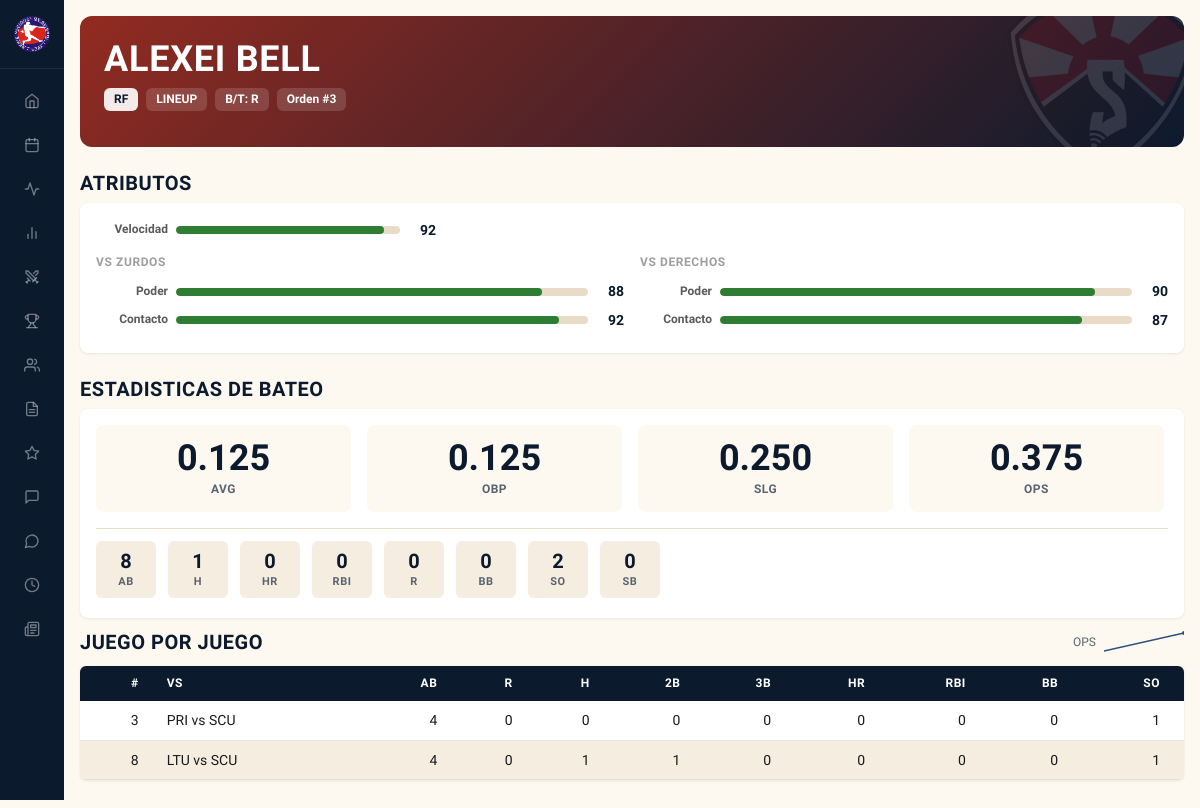
/player/99, run on an earlier commit of the app's database.
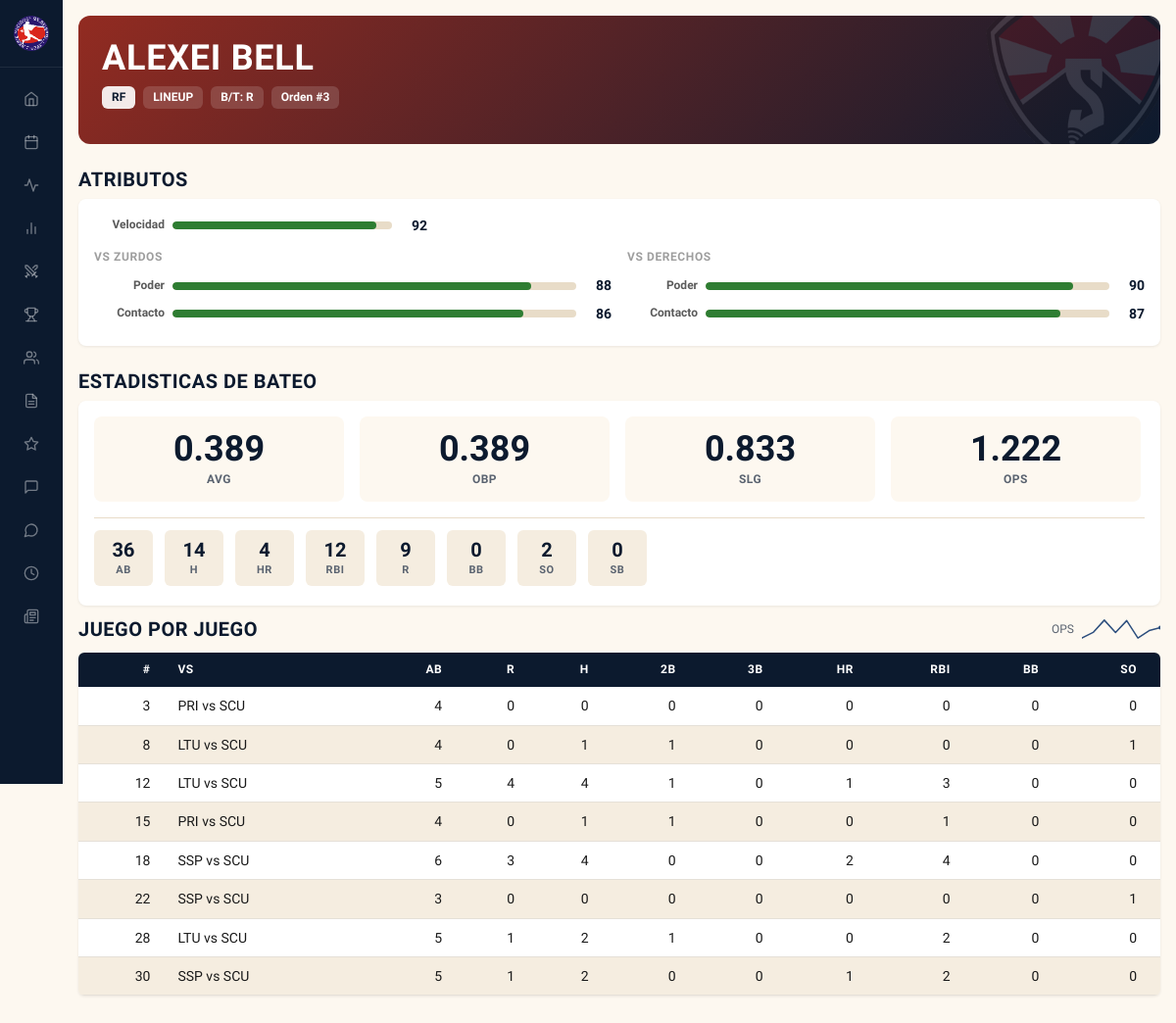
And on a later commit of the database.
### tables this page shows
CREATE TABLE teams (
            id INTEGER PRIMARY KEY,
            name TEXT NOT NULL,
            short_name TEXT NOT NULL,
            full_name TEXT NOT NULL,
            owner TEXT NOT NULL,
            rank_overall INTEGER,
            rank_pitching INTEGER,
            rank_batting INTEGER,
            rank_fielding INTEGER,
            rank_speed INTEGER,
            rank_pre_draft INTEGER,
            rank_post_draft INTEGER,
            color_primary TEXT,
            color_secondary TEXT,
            logo_file TEXT,
            banner_file TEXT
        );

CREATE TABLE players (
            id INTEGER PRIMARY KEY,
            team_id INTEGER REFERENCES teams(id),
            name TEXT NOT NULL,
            full_name TEXT,
            position TEXT NOT NULL,
            bats_throws TEXT,
            role TEXT NOT NULL,
            lineup_order INTEGER,
            bullpen_role TEXT,
            is_drafted INTEGER DEFAULT 0,
            photo_file TEXT
        );

CREATE TABLE batting_stats (
            id INTEGER PRIMARY KEY,
            game_id INTEGER REFERENCES games(id) ON DELETE CASCADE,
            player_id INTEGER REFERENCES players(id),
            team_id INTEGER REFERENCES teams(id),
            AB INTEGER DEFAULT 0,
            R INTEGER DEFAULT 0,
            H INTEGER DEFAULT 0,
            doubles INTEGER DEFAULT 0,
            triples INTEGER DEFAULT 0,
            HR INTEGER DEFAULT 0,
            RBI INTEGER DEFAULT 0,
            BB INTEGER DEFAULT 0,
            SO INTEGER DEFAULT 0,
            SB INTEGER DEFAULT 0,
            UNIQUE(game_id, player_id)
        );

CREATE TABLE schedule (
            id INTEGER PRIMARY KEY,
            game_num INTEGER,
            week_num INTEGER,
            home_team_id INTEGER REFERENCES teams(id),
            away_team_id INTEGER REFERENCES teams(id),
            phase TEXT DEFAULT 'regular',
            series_game INTEGER
        );

### blueprints/players/routes.py (the view)
@players_bp.route('/player/<int:player_id>')
def player(player_id: int) -> str:
    p = Player.get_with_team(player_id)
    if not p:
        abort(404)
    bat_games = p.batting_log()
    pitch_games = p.pitching_log()
    return render_template(
        'player.html',
        player=p,
        draft=p.draft_info(),
        attrs=p.attributes(),
        bat_games=bat_games,
        bat_totals=p.batting_line(),
        pitch_games=pitch_games,
        pitch_totals=p.pitching_line(),
        bat_spark=p.batting_sparkline(),
        pitch_spark=p.pitching_sparkline(),
    )

### templates/player.html (shortened to what this page needs)
{% extends "base.html" %}
{% from 'components/stat_box.html' import stat_box %}
{% from 'components/attr_bar.html' import attr_bar %}
{% from 'components/sparkline.html' import sparkline %}
{% from 'components/logo_img.html' import logo_img %}
{% from 'components/empty_state.html' import empty_state %}
{% block content %}
<div class="player-hero" style="--team-color: {{ player.color_primary }}">
    {% if player.logo_file %}
    <img src="{{ url_for('static', filename='graphics/' + player.logo_file) }}"
         alt="" class="player-hero-bg-logo" aria-hidden="true">
    {% endif %}
    <div class="player-hero-info">
        <div class="player-hero-name">{{ player.full_name or player.name }}</div>
        <div class="player-hero-tags">
            <span class="player-hero-tag player-hero-tag-accent">{{ player.position }}</span>
            <span class="player-hero-tag">{{ player.role|upper }}</span>
            {% if player.role in ('lineup', 'bench') %}
                <span class="player-hero-tag">B/T: {{ player.bats_throws }}</span>
                {% if player.lineup_order %}
                    <span class="player-hero-tag">Orden #{{ player.lineup_order }}</span>
                {% endif %}
            {% else %}
                <span class="player-hero-tag">Tira: {{ player.bats_throws }}</span>
                {% if player.bullpen_role %}
                    <span class="player-hero-tag">{{ player.bullpen_role }}</span>
                {% endif %}
            {% endif %}
        </div>
    </div>
</div>
{% if attrs %}
<h2>Atributos</h2>
<div class="card team-scoped" style="--team-color: {{ player.color_primary }}">
    {% if attrs.power_vs_l is not none %}
    <div class="attr-standalone">
        {{ attr_bar(attrs.speed, 'Velocidad') }}
    </div>
    <div class="attr-panel">
        <div class="attr-panel-section">
            <h4>vs Zurdos</h4>
            {{ attr_bar(attrs.power_vs_l, 'Poder') }}
            {{ attr_bar(attrs.contact_vs_l, 'Contacto') }}
        </div>
        <div class="attr-panel-section">
            <h4>vs Derechos</h4>
            {{ attr_bar(attrs.power_vs_r, 'Poder') }}
            {{ attr_bar(attrs.contact_vs_r, 'Contacto') }}
        </div>
    </div>
    {% endif %}
</div>
{% endif %}
{% if bat_totals and bat_totals.AB and bat_totals.AB > 0 %}
<h2>Estadisticas de Bateo</h2>
<div class="card team-scoped" style="--team-color: {{ player.color_primary }}">
    <div class="stat-rates">
        {{ stat_box("%.3f"|format(bat_totals.AVG), 'AVG') }}
        {{ stat_box("%.3f"|format(bat_totals.OBP), 'OBP') }}
        {{ stat_box("%.3f"|format(bat_totals.SLG), 'SLG') }}
        {{ stat_box("%.3f"|format(bat_totals.OPS), 'OPS') }}
    </div>
    <div class="stat-counting">
        {{ stat_box(bat_totals.AB, 'AB') }}
        {{ stat_box(bat_totals.H, 'H') }}
        {{ stat_box(bat_totals.HR, 'HR') }}
        {{ stat_box(bat_totals.RBI, 'RBI') }}
        {{ stat_box(bat_totals.R, 'R') }}
        {{ stat_box(bat_totals.BB, 'BB') }}
        {{ stat_box(bat_totals.SO, 'SO') }}
        {{ stat_box(bat_totals.SB, 'SB') }}
    </div>
</div>
<div class="game-log-header">
    <h2>Juego por Juego</h2>
    {% if bat_spark %}
    <div class="game-log-spark">
        <span class="text-sm text-muted">OPS</span>
        {{ sparkline(bat_spark, width=80, height=24) }}
    </div>
    {% endif %}
</div>
<div class="table-scroll">
<table class="stat-table">
    <thead>
        <tr><th class="num" scope="col">#</th><th scope="col">vs</th><th class="num" scope="col">AB</th><th class="num" scope="col">R</th><th class="num" scope="col">H</th>
        <th class="num" scope="col">2B</th><th class="num" scope="col">3B</th><th class="num" scope="col">HR</th><th class="num" scope="col">RBI</th>
        <th class="num" scope="col">BB</th><th class="num" scope="col">SO</th></tr>
    </thead>
    <tbody>
    {% for bg in bat_games %}
    <tr>
        <td class="num">{{ bg.game_num }}</td>
        <td>{{ bg.home_short }} vs {{ bg.away_short }}</td>
        <td class="num">{{ bg.AB }}</td><td class="num">{{ bg.R }}</td><td class="num">{{ bg.H }}</td>
        <td class="num">{{ bg.doubles }}</td><td class="num">{{ bg.triples }}</td><td class="num">{{ bg.HR }}</td>
        <td class="num">{{ bg.RBI }}</td><td class="num">{{ bg.BB }}</td><td class="num">{{ bg.SO }}</td>
    </tr>
    {% endfor %}
    </tbody>
</table>
</div>
{% endif %}
{% endblock %}

### templates/base.html (shortened to what this page needs)
<!DOCTYPE html>
<html lang="es">
<head>
    <link rel="stylesheet" href="{{ url_for('static', filename='style.css') }}">
    <link rel="stylesheet" href="{{ url_for('static', filename='mobile.css') }}">
</head>
<body>
    <aside class="sidebar" id="sidebar">
        <div class="sidebar-header">
            <img src="{{ url_for('static', filename='graphics/serie-nacional.png') }}" class="sidebar-logo" alt="Serie Nacional de Beisbol">
        </div>
        <nav class="sidebar-nav" role="navigation" aria-label="Navegacion principal">
            <a href="{{ url_for('main.index') }}" {% if request.endpoint == 'main.index' %}class="active"{% endif %}>
                <svg viewBox="0 0 24 24" fill="none" stroke="currentColor" stroke-width="2" stroke-linecap="round" stroke-linejoin="round"><path d="M3 9l9-7 9 7v11a2 2 0 0 1-2 2H5a2 2 0 0 1-2-2z"/><polyline points="9 22 9 12 15 12 15 22"/></svg>
            </a>
            <a href="{{ url_for('schedule.schedule') }}" {% if request.endpoint == 'schedule.schedule' %}class="active"{% endif %}>
                <svg viewBox="0 0 24 24" fill="none" stroke="currentColor" stroke-width="2" stroke-linecap="round" stroke-linejoin="round"><rect x="3" y="4" width="18" height="18" rx="2" ry="2"/><line x1="16" y1="2" x2="16" y2="6"/><line x1="8" y1="2" x2="8" y2="6"/><line x1="3" y1="10" x2="21" y2="10"/></svg>
            </a>
            <a href="{{ url_for('leaders.leaders') }}" {% if request.endpoint == 'leaders.leaders' %}class="active"{% endif %}>
                <svg viewBox="0 0 24 24" fill="none" stroke="currentColor" stroke-width="2" stroke-linecap="round" stroke-linejoin="round"><polyline points="22 12 18 12 15 21 9 3 6 12 2 12"/></svg>
            </a>
            <a href="{{ url_for('team_stats.team_stats') }}" {% if request.endpoint == 'team_stats.team_stats' %}class="active"{% endif %}>
                <svg viewBox="0 0 24 24" fill="none" stroke="currentColor" stroke-width="2" stroke-linecap="round" stroke-linejoin="round"><line x1="18" y1="20" x2="18" y2="10"/><line x1="12" y1="20" x2="12" y2="4"/><line x1="6" y1="20" x2="6" y2="14"/></svg>
            </a>
            <a href="{{ url_for('versus.versus') }}" {% if request.endpoint == 'versus.versus' %}class="active"{% endif %}>
            </a>
            <a href="{{ url_for('mvp_race.mvp_race') }}" {% if request.endpoint == 'mvp_race.mvp_race' %}class="active"{% endif %}>
            </a>
            <a href="{{ url_for('players.all_players') }}" {% if request.endpoint == 'players.all_players' %}class="active"{% endif %}>
                <svg viewBox="0 0 24 24" fill="none" stroke="currentColor" stroke-width="2" stroke-linecap="round" stroke-linejoin="round"><path d="M17 21v-2a4 4 0 0 0-4-4H5a4 4 0 0 0-4 4v2"/><circle cx="9" cy="7" r="4"/><path d="M23 21v-2a4 4 0 0 0-3-3.87"/><path d="M16 3.13a4 4 0 0 1 0 7.75"/></svg>
            </a>
            <a href="{{ url_for('draft.draft') }}" {% if request.endpoint == 'draft.draft' %}class="active"{% endif %}>
                <svg viewBox="0 0 24 24" fill="none" stroke="currentColor" stroke-width="2" stroke-linecap="round" stroke-linejoin="round"><path d="M14 2H6a2 2 0 0 0-2 2v16a2 2 0 0 0 2 2h12a2 2 0 0 0 2-2V8z"/><polyline points="14 2 14 8 20 8"/><line x1="16" y1="13" x2="8" y2="13"/><line x1="16" y1="17" x2="8" y2="17"/></svg>
            </a>
            <a href="{{ url_for('playoffs.playoffs') }}" {% if request.endpoint == 'playoffs.playoffs' %}class="active"{% endif %}>
                <svg viewBox="0 0 24 24" fill="none" stroke="currentColor" stroke-width="2" stroke-linecap="round" stroke-linejoin="round"><polygon points="12 2 15.09 8.26 22 9.27 17 14.14 18.18 21.02 12 17.77 5.82 21.02 7 14.14 2 9.27 8.91 8.26 12 2"/></svg>
            </a>
            <a href="{{ url_for('antesala.antesala') }}" {% if request.endpoint == 'antesala.antesala' %}class="active"{% endif %}>
                <svg viewBox="0 0 24 24" fill="none" stroke="currentColor" stroke-width="2" stroke-linecap="round" stroke-linejoin="round"><path d="M21 15a2 2 0 0 1-2 2H7l-4 4V5a2 2 0 0 1 2-2h14a2 2 0 0 1 2 2z"/></svg>
            </a>
            <a href="{{ url_for('tweets.tweets') }}" {% if request.endpoint == 'tweets.tweets' %}class="active"{% endif %}>
                <svg viewBox="0 0 24 24" fill="none" stroke="currentColor" stroke-width="2" stroke-linecap="round" stroke-linejoin="round"><path d="M7.9 20A9 9 0 1 0 4 16.1L2 22Z"/></svg>
            </a>
            <a href="{{ url_for('weekly.weekly') }}" {% if request.endpoint == 'weekly.weekly' %}class="active"{% endif %}>
                <svg viewBox="0 0 24 24" fill="none" stroke="currentColor" stroke-width="2" stroke-linecap="round" stroke-linejoin="round"><circle cx="12" cy="12" r="10"/><polyline points="12 6 12 12 16 14"/></svg>
            </a>
            <a href="{{ url_for('periodico.periodico_index') }}" {% if request.endpoint and request.endpoint.startswith('periodico.') %}class="active"{% endif %}>
                <svg viewBox="0 0 24 24" fill="none" stroke="currentColor" stroke-width="2" stroke-linecap="round" stroke-linejoin="round"><path d="M4 22h16a2 2 0 0 0 2-2V4a2 2 0 0 0-2-2H8a2 2 0 0 0-2 2v16a2 2 0 0 1-2 2Zm0 0a2 2 0 0 1-2-2v-9c0-1.1.9-2 2-2h2"/><path d="M18 14h-8"/><path d="M15 18h-5"/><path d="M10 6h8v4h-8V6Z"/></svg>
            </a>
        </nav>
    </aside>
    <main class="main-content" id="main">
        <div class="container">
            {% block content %}{% endblock %}
        </div>
    </main>
</body>
</html>

### templates/components/stat_box.html
{% macro stat_box(value, label, animate=True) %}
<div class="stat-box">{% if animate %}<span class="val" data-animate="{{ value }}">{{ value }}</span>{% else %}<span class="val">{{ value }}</span>{% endif %}<span class="label">{{ label }}</span></div>
{% endmacro %}

### templates/components/attr_bar.html
{% macro attr_bar(value, label, max=99) %}
{% set pct = (value / max * 100)|round(1) %}
{% if value >= 85 %}{% set tier = 'elite' %}
{% elif value >= 70 %}{% set tier = 'good' %}
{% elif value >= 55 %}{% set tier = 'avg' %}
{% else %}{% set tier = 'low' %}{% endif %}
<div class="attr-bar">
    <span class="attr-bar-label">{{ label }}</span>
    <div class="attr-bar-track">
        <div class="attr-bar-fill attr-bar-{{ tier }}" style="width: {{ pct }}%"></div>
    </div>
    <span class="attr-bar-value">{{ value }}</span>
</div>
{% endmacro %}

### templates/components/sparkline.html (shortened to what this page needs)
{% macro sparkline(points, width=60, height=18) %}
{% if points and points|length > 1 %}
    {% set coords = [] %}
    <svg class="sparkline" viewBox="0 0 {{ width }} {{ height }}" width="{{ width }}" height="{{ height }}" preserveAspectRatio="none" aria-hidden="true">
        <polyline points="{{ coords|join(' ') }}"
                  fill="none" stroke="currentColor" stroke-width="1.5"
                  stroke-linecap="round" stroke-linejoin="round"/>
        {% set last = coords[-1].split(',') %}
        <circle cx="{{ last[0] }}" cy="{{ last[1] }}" r="2" fill="currentColor"/>
    </svg>
{% elif points and points|length == 1 %}
    <svg class="sparkline" viewBox="0 0 {{ width }} {{ height }}" width="{{ width }}" height="{{ height }}" preserveAspectRatio="none" aria-hidden="true">
        <circle cx="{{ width / 2 }}" cy="{{ height / 2 }}" r="2" fill="currentColor"/>
    </svg>
{% else %}
    <span class="sparkline-empty" aria-hidden="true"></span>
{% endif %}
{% endmacro %}

What changed in the data, as far as the page shows it:
changed batting_stats (number 1 of 8 on the later page): SO "1" → "0"
added batting_stats: game_num "12", home_short "LTU", away_short "SCU", AB "5", R "4", H "4", doubles "1", triples "0", HR "1", RBI "3", BB "0", SO "0"
added batting_stats: game_num "15", home_short "PRI", away_short "SCU", AB "4", R "0", H "1", doubles "1", triples "0", HR "0", RBI "1", BB "0", SO "0"
added batting_stats: game_num "18", home_short "SSP", away_short "SCU", AB "6", R "3", H "4", doubles "0", triples "0", HR "2", RBI "4", BB "0", SO "0"
added batting_stats: game_num "22", home_short "SSP", away_short "SCU", AB "3", R "0", H "0", doubles "0", triples "0", HR "0", RBI "0", BB "0", SO "1"
added batting_stats: game_num "28", home_short "LTU", away_short "SCU", AB "5", R "1", H "2", doubles "1", triples "0", HR "0", RBI "2", BB "0", SO "0"
added batting_stats: game_num "30", home_short "SSP", away_short "SCU", AB "5", R "1", H "2", doubles "0", triples "0", HR "1", RBI "2", BB "0", SO "0"
Also different on the page:
{{ pct }}: 92.9 → 86.9 (drawn)
{{ value }}: "92 88 92 90 87" → "92 88 86 90 87"
{{ value }}: "0.125 0.125 0.250 0.375 8 1 0 0 0 0 2 0" → "0.389 0.389 0.833 1.222 36 14 4 12 9 0 2 0"
